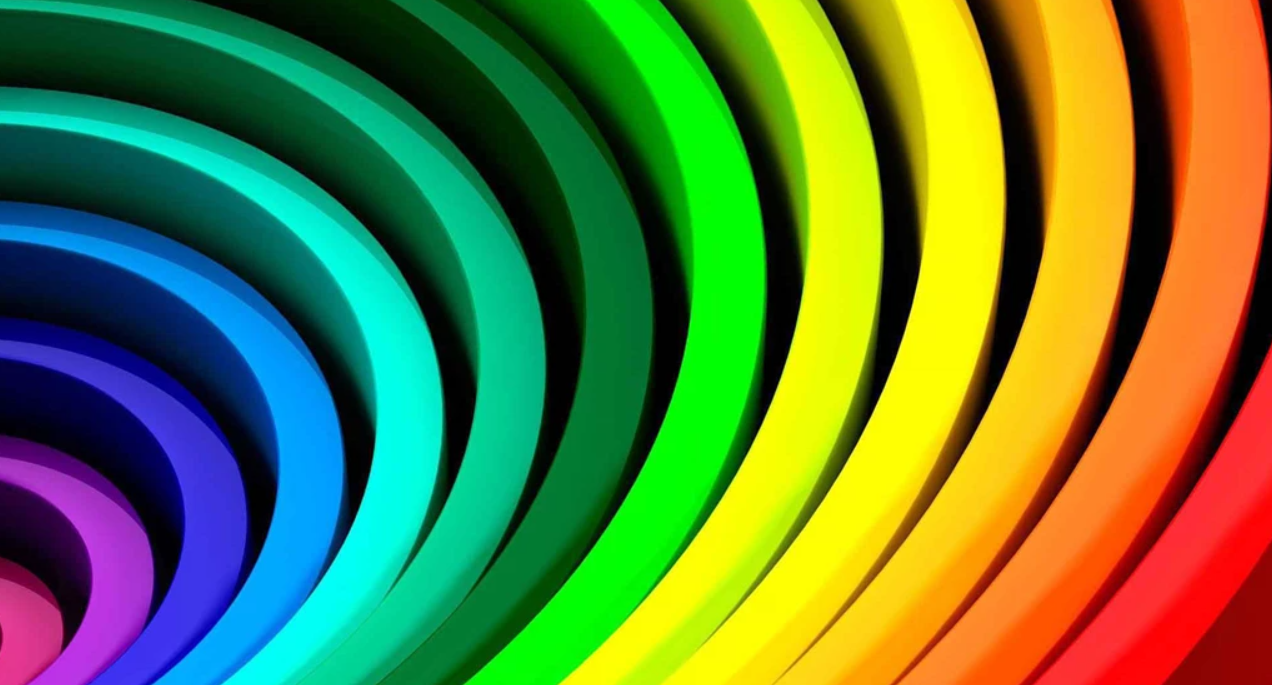
#> input picture Semester4/Przetwarzanie i analiza danych/Lab4/test.PNG, 1272 x 685 px
$ python -i Lab4.py   (imports and definitions only)
#> lines starting #> are read from the running program, lines starting #| are printed output that depends on the picture
import numpy as np
import matplotlib.pyplot as plt


# Fs->częstotliwość próbkowania
# tc-> czas trwania sygnału
# próbki N -> fs*tc
# f -> liczba cykli/częstotliwość sygnału
# t->tablica czasu
# s-> wartości sygnału

# [10 lines left out: functions liczSinus, rysuj, not called in this run]


def dyskretyzacja123():
    for i in (20, 21, 30, 45, 50, 100, 150, 200, 250, 1000):
        rysuj(i, 10)


# [31 lines left out: functions dyskretyzacja45, dyskretyzacja67, kwantyzacja123, not called in this run]


def kwantyzacja45():
    tecza = plt.imread('test.PNG')
#> tecza is the input picture: shape (685, 1272, 4) float32; mean R, G, B, A 0.369, 0.49, 0.219, 1
    jasnosc = (np.max(tecza, axis=2) + np.min(tecza, axis=2)) / 2
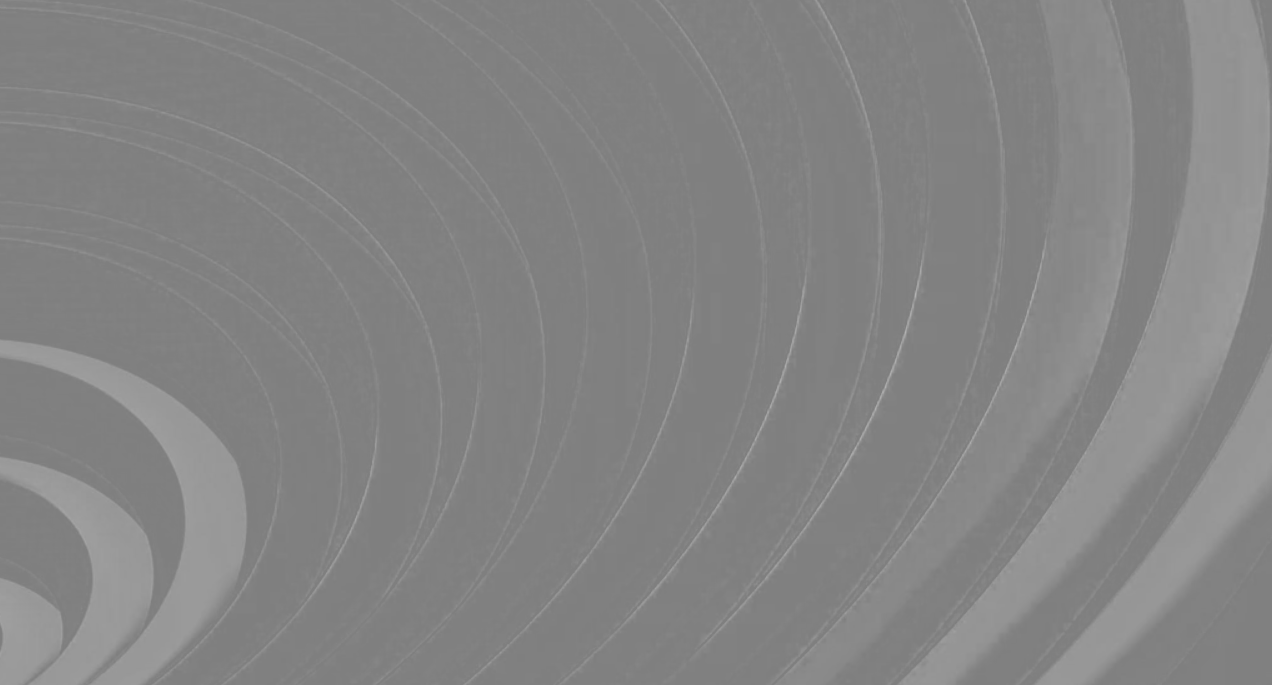
#> jasnosc: shape (685, 1272) float32; min 0.5, max 0.7, mean 0.518
    usrednienie = (np.mean(tecza, axis=2))
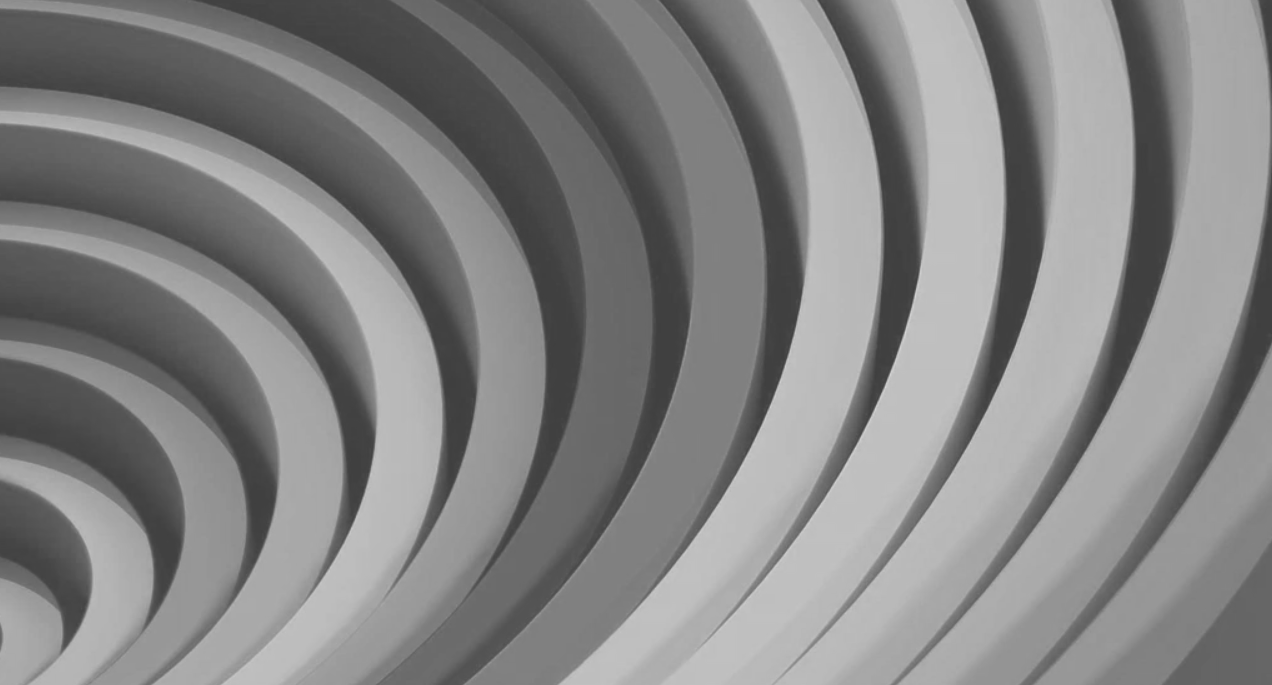
#> usrednienie: shape (685, 1272) float32; min 0.25, max 0.843, mean 0.519
    lumin = 0.21 * tecza[:, :, 0] + 0.72 * tecza[:, :, 1] + 0.07 * tecza[:, :, 2]
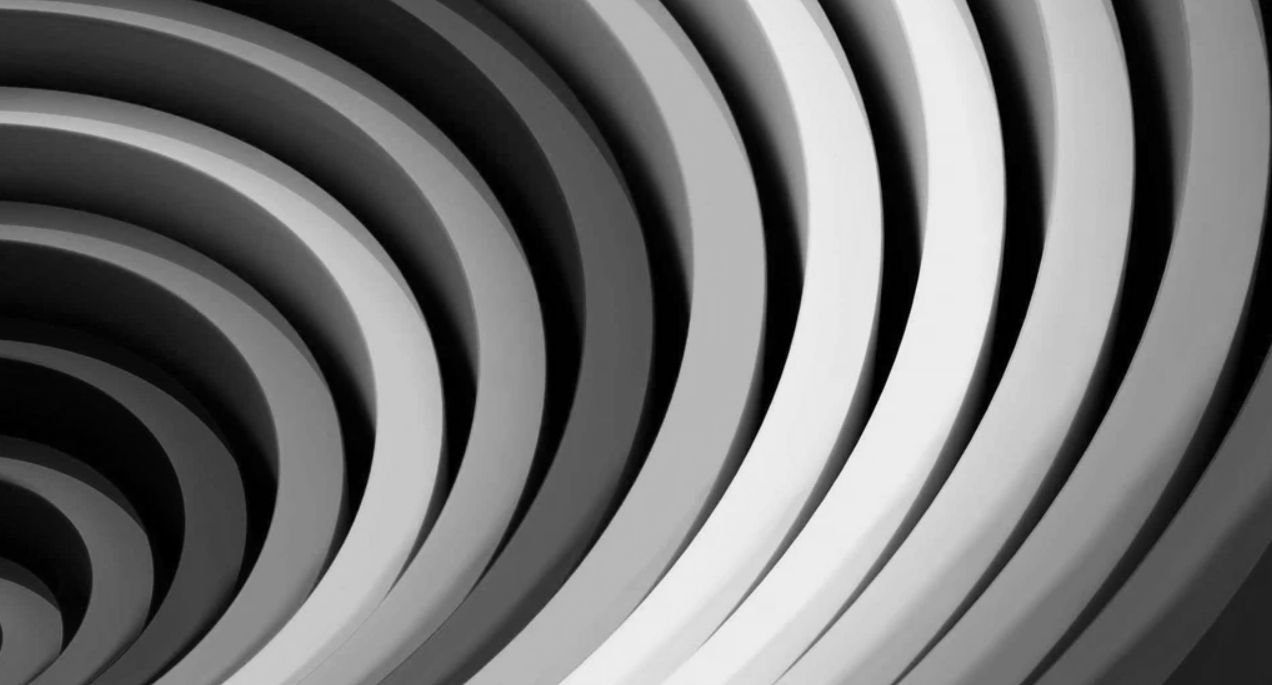
#> lumin: shape (685, 1272) float32; min 0, max 0.954, mean 0.445

    histJasnosc = np.histogram(jasnosc.ravel(), bins=256)
    histUsrednienie = np.histogram(usrednienie.ravel(), bins=256)
    histLumin = np.histogram(lumin.ravel(), bins=256)

    plt.figure(figsize=(15, 5))

    plt.subplot(1, 3, 1)
    plt.plot(histJasnosc[1][:-1], histJasnosc[0], color='black')
    plt.title("Jasność")
    plt.xlabel("Wartosc")
    plt.ylabel("Liczba pikseli")
    # plt.subplot(2, 3, 1)
    # plt.imshow(jasnosc, cmap='gray')

    plt.subplot(1, 3, 2)
    plt.plot(histUsrednienie[1][:-1], histUsrednienie[0], color='black')
    plt.title("Uśrednienie")
    plt.xlabel("Wartosc")
    plt.ylabel("Liczba pikseli")
    # plt.subplot(2, 3, 2)
    # plt.imshow(usrednienie, cmap='gray')

    plt.subplot(1, 3, 3)
    plt.plot(histLumin[1][:-1], histLumin[0], color='black')
    plt.title("Luminacja")
    plt.xlabel("Wartosc")
    plt.ylabel("Liczba pikseli")
    # plt.subplot(2, 3, 3)
    # plt.imshow(lumin, cmap='gray')

    plt.show()
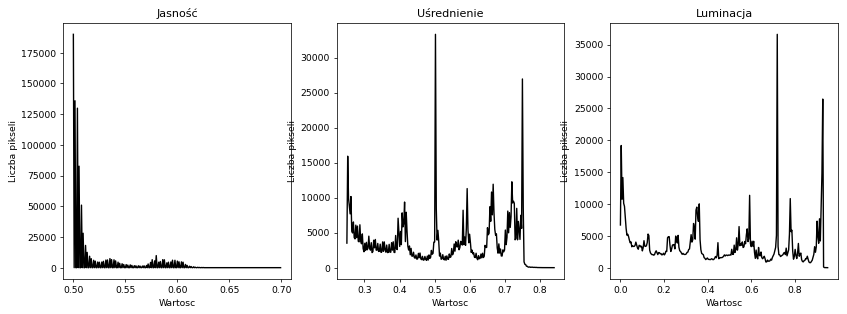
#> figure drawn by matplotlib, 3 panels; panel 1: curve peaks at x = 0.5, y = 190006; panel 2: curve peaks at x = 0.503, y = 33321; panel 3: curve peaks at x = 0.72, y = 36621


# [44 lines left out: functions kwantyzacja6, kwantyzacja7, kwantyzacja8, binaryzacja12, not called in this run]

>>> result = kwantyzacja45()

$ run again, with Semester4/Przetwarzanie i analiza danych/Lab4/rottweiler.png copied over Semester4/Przetwarzanie i analiza danych/Lab4/test.PNG
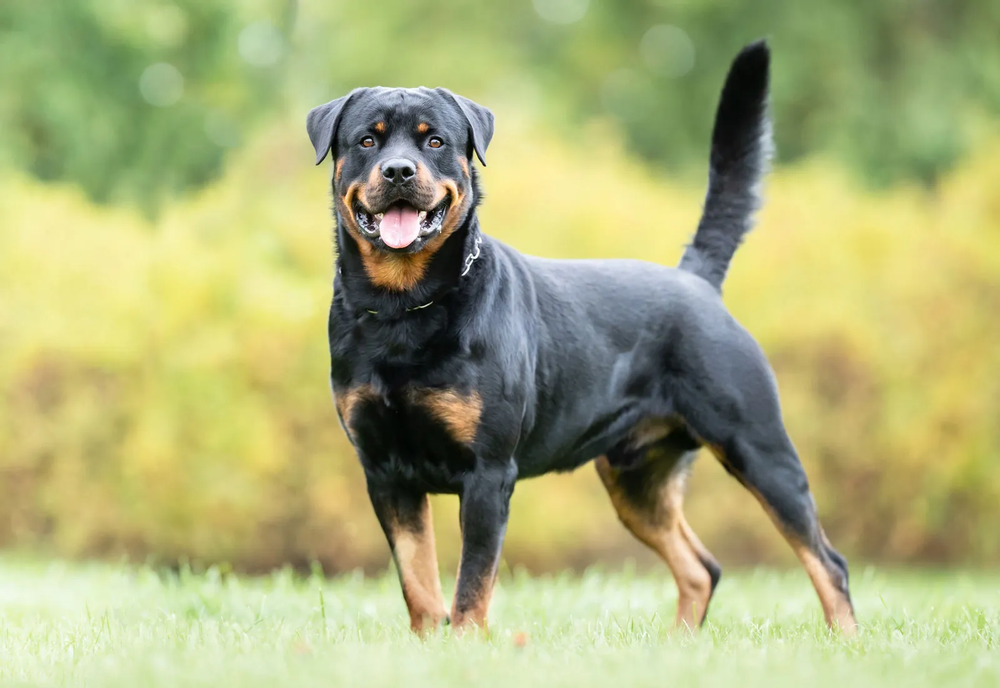
#> input picture Semester4/Przetwarzanie i analiza danych/Lab4/rottweiler.png, 1000 x 688 px, shrunk from 1600 x 1100 before the run
#> in kwantyzacja45, tecza is the input picture: shape (688, 1000, 3) float32; mean R, G, B 0.669, 0.685, 0.476
#> in kwantyzacja45, `lumin = 0.21 * tecza[:, :, 0] + 0.72 * tecza[:, :, 1] + 0.07 * tecza[:..`:
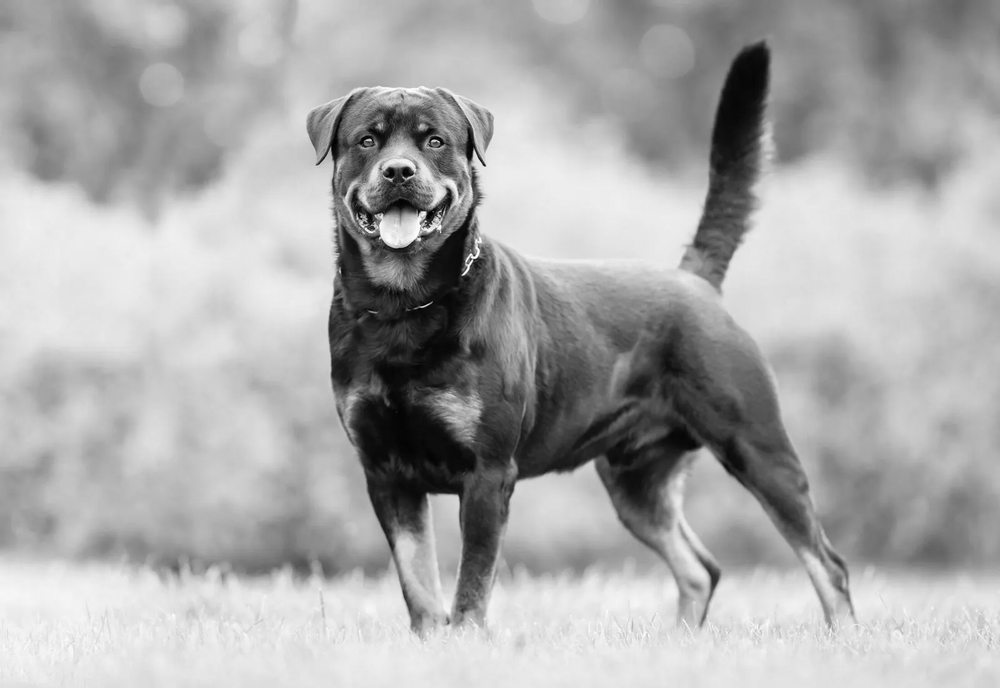
#> lumin: shape (688, 1000) float32; min 0, max 1, mean 0.667
#> in kwantyzacja45, `plt.show()`:
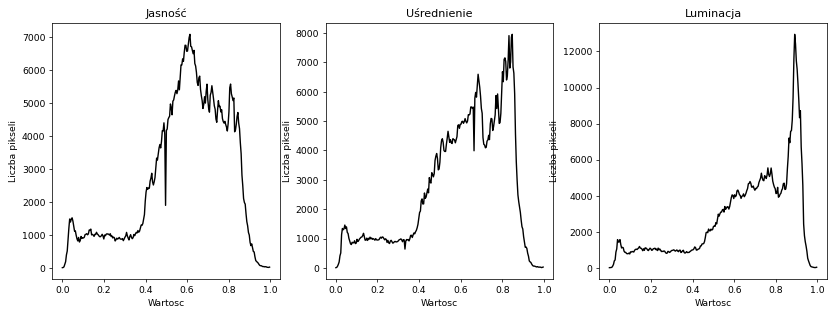
#> figure drawn by matplotlib, 3 panels; panel 1: curve peaks at x = 0.613, y = 7072; panel 2: curve peaks at x = 0.848, y = 7956; panel 3: curve peaks at x = 0.891, y = 12950
